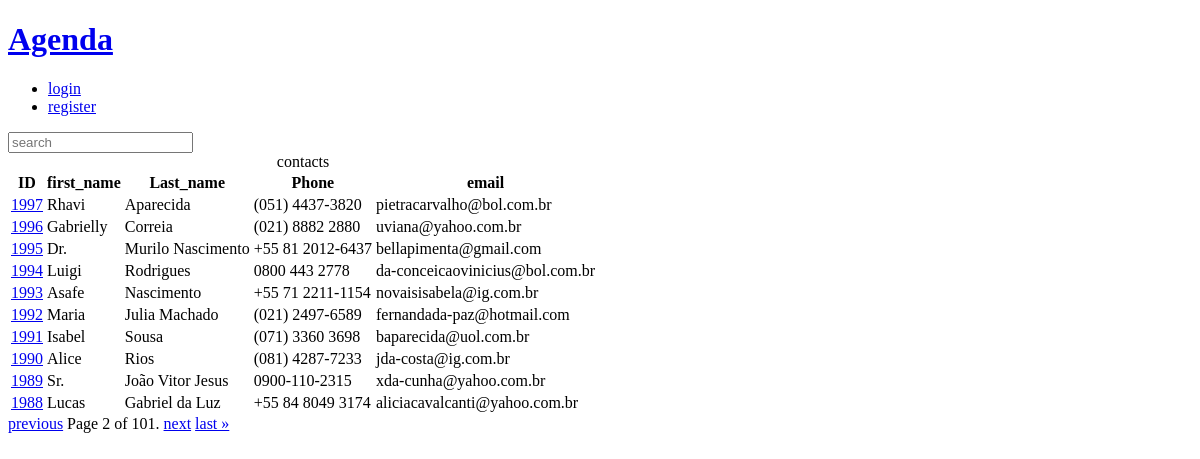
The page /?page=2&q= on the database its author committed.
### contact/models.py (models this page shows, shortened)
class Contact(models.Model):
    first_name = models.CharField(max_length=50)
    last_name = models.CharField(max_length=50,blank=True)
    phone = models.CharField(max_length=15)
    email = models.EmailField(max_length=254, blank=True)
    created_date = models.DateTimeField(default=timezone.now)
    description = models.TextField(blank=True)
    show = models.BooleanField(default=True)
    picture = models.ImageField(upload_to='pictures/%Y/%m', blank=True, null=True)
    Category = models.ForeignKey(
        category,
        on_delete=models.SET_NULL,
        blank=True,
        null=True,
        )
    owner = models.ForeignKey(
        User,
        on_delete=models.SET_NULL,
        blank=True, null=True
    )

### contact/views/contact_views.py (the view)
# urls.py: path('', views.inedex, name = 'index'),
def inedex (request):
    Contacts = Contact.objects.filter(show = True).order_by('-id')
    paginator = Paginator(Contacts, 10)
    page_number = request.GET.get("page")
    page_obj = paginator.get_page(page_number)
    context = {
        "page_obj": page_obj,
        "site_title" : 'Contatos - '
    }
    return render(
        request,
        "contact/index.html",
        context
        )

### contact/templates/contact/index.html
{% extends "global/base.html" %}
{% block content %}
{% if page_obj %}
    <div class = "responsive-table">
        <table class = "contacts-table">
            <caption class = "table-caption">
                contacts
            </caption>
            <thead>
                <tr class="table-row table-row-header">
                   <th class="table-header">ID</th>
                   <th class="table-header">first_name</th>
                   <th class="table-header">Last_name</th>
                   <th class="table-header">Phone</th>
                   <th class="table-header">email</th>
                </tr>
            </thead>
            <tbody>
                {%for contact in page_obj%}
                    <tr class="table-row">
                        <td class="table-cel">
                         <a
                            class="table-link"
                            href="{% url 'contact:contact' contact.id %}">
                            {{contact.id}}
                         </a>
                        </td>
                        <td class="table-cel">
                            {{contact.first_name}}
                        </td>
                        <td class="table-cel">
                             {{contact.last_name}}
                        </td>
                        <td class="table-cel">
                             {{contact.phone}}
                        </td>
                        <td class="table-cel">
                             {{contact.email}}
                        </td>
                    </tr>
                {% endfor %}
            </tbody>
        </table>
    </div>
    {% else %}
    <div class="single-contact">
      <h1 class="single-contact-name">
        NENHUM CONTATO ECONTRADO
      </h1>
    </div>
{% endif %}
{% endblock content%}

### base_static/global/css/style.css (style rules this page uses)
body { background-color: #ffffff; }
.responsive-table { width: 100%; overflow-x: auto; }

### rows shown on the page
Contact: id "1997", first_name "Rhavi", last_name "Aparecida", phone "(051) 4437-3820", email "pietracarvalho@bol.com.br"
Contact: id "1996", first_name "Gabrielly", last_name "Correia", phone "(021) 8882 2880", email "uviana@yahoo.com.br"
Contact: id "1995", first_name "Dr.", last_name "Murilo Nascimento", phone "+55 81 2012-6437", email "bellapimenta@gmail.com"
Contact: id "1994", first_name "Luigi", last_name "Rodrigues", phone "0800 443 2778", email "da-conceicaovinicius@bol.com.br"
Contact: id "1993", first_name "Asafe", last_name "Nascimento", phone "+55 71 2211-1154", email "novaisisabela@ig.com.br"
Contact: id "1992", first_name "Maria", last_name "Julia Machado", phone "(021) 2497-6589", email "fernandada-paz@hotmail.com"
Contact: id "1991", first_name "Isabel", last_name "Sousa", phone "(071) 3360 3698", email "baparecida@uol.com.br"
Contact: id "1990", first_name "Alice", last_name "Rios", phone "(081) 4287-7233", email "jda-costa@ig.com.br"
Contact: id "1989", first_name "Sr.", last_name "João Vitor Jesus", phone "0900-110-2315", email "xda-cunha@yahoo.com.br"
Contact: id "1988", first_name "Lucas", last_name "Gabriel da Luz", phone "+55 84 8049 3174", email "aliciacavalcanti@yahoo.com.br"

### other values the page prints
{{ page_obj.number }} "2"
{{ page_obj.paginator.num_pages }} "101"
